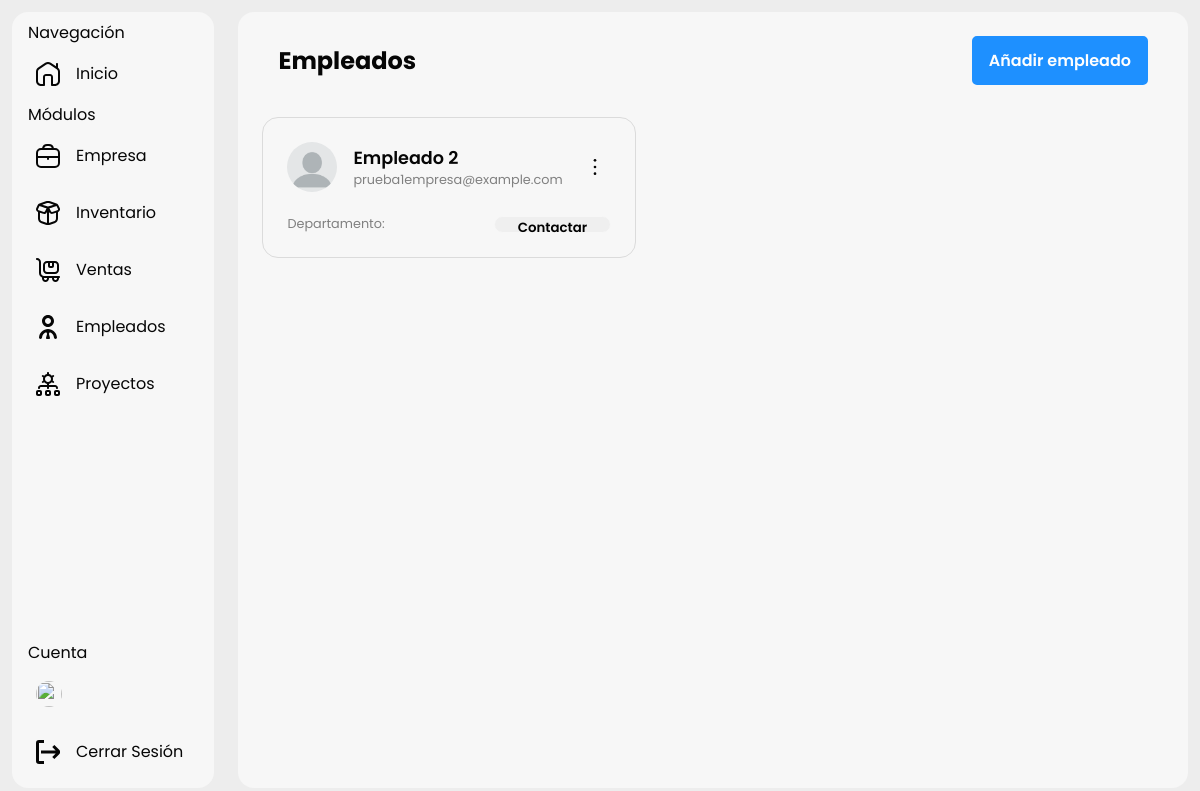
The page /add-employer on the database as committed earlier.
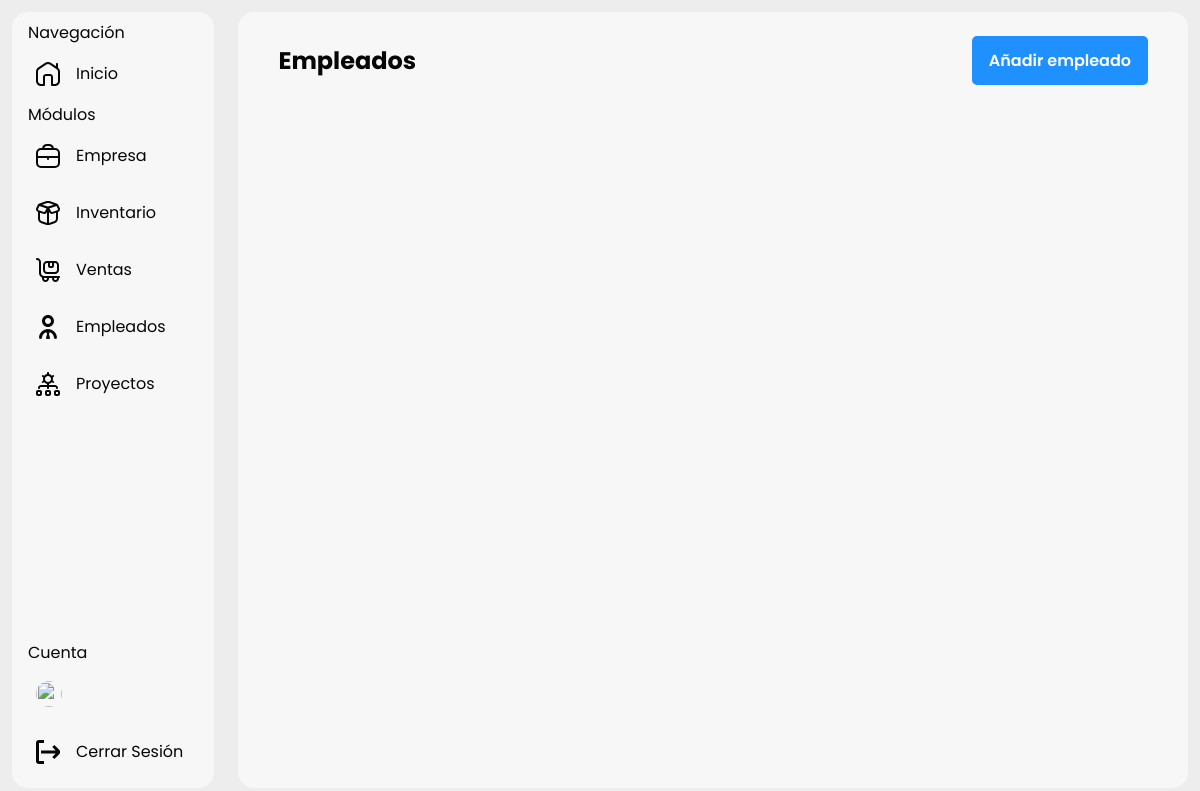
The same page on the database as committed later.
### main.py (models this page shows, shortened)
class Employees(db.Model):
    id = db.Column(db.Integer, primary_key=True)
    name = db.Column(db.String(100), nullable=False)
    department = db.Column(db.String(100), nullable=False)
    contact = db.Column(db.String(100), nullable=False)

### main.py (the view, shortened to what this page needs)
@app.route("/add-employer", methods=["GET", "POST"])
def add_employer():
    employees = Employees.query.all()
    return render_template("employees.html", employees=employees)

### templates/employees.html (shortened to what this page needs)
{% extends "base.html" %} {% block title %}Empleados{% endblock %}{% block
content %} {% include "sidebar.html" %}
<link
  rel="stylesheet"
  href="{{url_for('static', filename = 'style/employees.css')}}"
/>
<section>
  <header>
    <h1>Empleados</h1>
    <button id="btn_add_header">Añadir empleado</button>
  </header>
  <main>
    <div class="container_cards_employees">
      {% for employer in employees %}
      <div class="employer_card">
        <header>
          <img
            src="{{url_for('static', filename = 'img/default-user.webp')}}"
            alt=""
          />
          <div class="employer_details">
            <span>{{employer.name}}</span>
            <span>{{employer.contact}}</span>
          </div>
          <button onclick="showDeleteForm(this)">
            <svg
              xmlns="http://www.w3.org/2000/svg"
              id="Outline"
              viewBox="0 0 24 24"
              width="16"
              height="16"
            >
              <circle cx="12" cy="2" r="2" />
              <circle cx="12" cy="12" r="2" />
              <circle cx="12" cy="22" r="2" />
            </svg>
          </button>
        </header>
        <main>
          <div class="employer_department_details">
            <span>Departamento: </span>
          </div>
          <button>Contactar</button>
        </main>
      </div>
      {% endfor %}
    </div>
  </main>
</section>
{% endblock %}

Rows that differ between the two databases and show on the page:
removed Employees: name "Empleado 2", contact "prueba1empresa@example.com"
